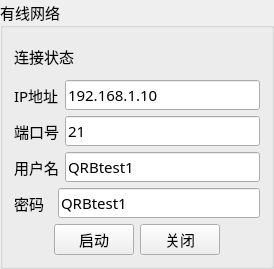
       <widget class="QGroupBox" name="grp_01_WiredNet">
        <property name="minimumSize">
         <size>
          <width>206</width>
          <height>227</height>
         </size>
        </property>
        <property name="font">
         <font>
          <family>黑体</family>
          <pointsize>11</pointsize>
         </font>
        </property>
        <property name="title">
         <string>有线网络</string>
        </property>
        <layout class="QGridLayout" name="gridLayout" columnstretch="1">
         <item row="1" column="0">
          <layout class="QHBoxLayout" name="horizontalLayout_2">
           <item>
            <widget class="QLabel" name="lbl_01_WiredNetIpText">
             <property name="text">
              <string>IP地址</string>
             </property>
            </widget>
           </item>
           <item>
            <widget class="QLineEdit" name="le_01_WiredNetIp">
             <property name="text">
              <string>192.168.1.10</string>
             </property>
            </widget>
           </item>
          </layout>
         </item>
         <item row="5" column="0">
          <layout class="QHBoxLayout" name="horizontalLayout_14" stretch="0,2,0,0">
           <item>
            <spacer name="horizontalSpacer_3">
             <property name="orientation">
              <enum>Qt::Horizontal</enum>
             </property>
             <property name="sizeHint" stdset="0">
              <size>
               <width>40</width>
               <height>20</height>
              </size>
             </property>
            </spacer>
           </item>
           <item>
            <widget class="QPushButton" name="btn_01_WiredNetActivate">
             <property name="text">
              <string>启动</string>
             </property>
            </widget>
           </item>
           <item>
            <widget class="QPushButton" name="btn_01_WiredNetShut">
             <property name="text">
              <string>关闭</string>
             </property>
            </widget>
           </item>
           <item>
            <spacer name="horizontalSpacer_2">
             <property name="orientation">
              <enum>Qt::Horizontal</enum>
             </property>
             <property name="sizeHint" stdset="0">
              <size>
               <width>40</width>
               <height>20</height>
              </size>
             </property>
            </spacer>
           </item>
          </layout>
         </item>
         <item row="3" column="0">
          <layout class="QHBoxLayout" name="horizontalLayout_4">
           <item>
            <widget class="QLabel" name="lbl_01_WiredNetUserNameText">
             <property name="text">
              <string>用户名</string>
             </property>
            </widget>
           </item>
           <item>
            <widget class="QLineEdit" name="le_01_WiredNetUserName">
             <property name="text">
              <string>QRBtest1 </string>
             </property>
            </widget>
           </item>
          </layout>
         </item>
         <item row="4" column="0">
          <layout class="QHBoxLayout" name="horizontalLayout_5">
           <item>
            <widget class="QLabel" name="lbl_01_WiredNetPwdText">
             <property name="text">
              <string>密码  </string>
             </property>
            </widget>
           </item>
           <item>
            <widget class="QLineEdit" name="le_01_WiredNetPwd">
             <property name="text">
              <string>QRBtest1 </string>
             </property>
            </widget>
           </item>
          </layout>
         </item>
         <item row="2" column="0">
          <layout class="QHBoxLayout" name="horizontalLayout_3">
           <item>
            <widget class="QLabel" name="lbl_01_WiredNetPortText">
             <property name="text">
              <string>端口号</string>
             </property>
            </widget>
           </item>
           <item>
            <widget class="QLineEdit" name="le_01_WiredNetPort">
             <property name="text">
              <string>21</string>
             </property>
            </widget>
           </item>
          </layout>
         </item>
         <item row="0" column="0">
          <layout class="QHBoxLayout" name="horizontalLayout" stretch="1,2,3">
           <item>
            <widget class="QLabel" name="lbl_01_WiredNetStatusText">
             <property name="text">
              <string>连接状态</string>
             </property>
            </widget>
           </item>
           <item>
            <widget class="QLabel" name="lbl_01_WiredNetStatusIcon">
             <property name="sizePolicy">
              <sizepolicy hsizetype="Fixed" vsizetype="Fixed">
               <horstretch>0</horstretch>
               <verstretch>0</verstretch>
              </sizepolicy>
             </property>
             <property name="minimumSize">
              <size>
               <width>65</width>
               <height>35</height>
              </size>
             </property>
             <property name="maximumSize">
              <size>
               <width>65</width>
               <height>35</height>
              </size>
             </property>
             <property name="text">
              <string/>
             </property>
             <property name="pixmap">
              <pixmap resource="auvshorecontrol.qrc">:/icon/communication/icon/communication/initializing.png</pixmap>
             </property>
             <property name="scaledContents">
              <bool>true</bool>
             </property>
             <property name="alignment">
              <set>Qt::AlignCenter</set>
             </property>
            </widget>
           </item>
           <item>
            <spacer name="horizontalSpacer_4">
             <property name="orientation">
              <enum>Qt::Horizontal</enum>
             </property>
             <property name="sizeHint" stdset="0">
              <size>
               <width>40</width>
               <height>20</height>
              </size>
             </property>
            </spacer>
           </item>
          </layout>
         </item>
        </layout>
       </widget>
